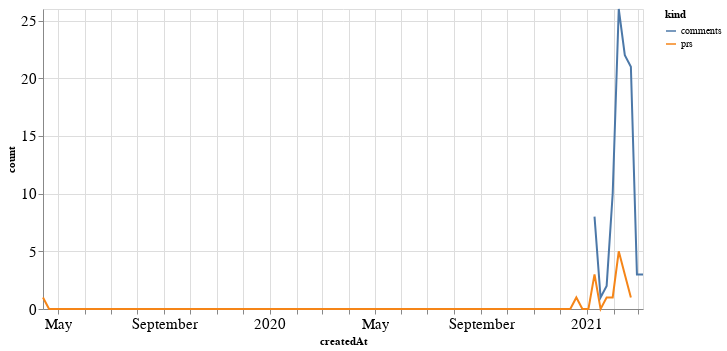

The cell this chart's notebook holds for it:
### Code cell
alt.Chart(total_time, width=600).mark_line().encode(
    x='createdAt',
    y='count',
    color='kind'
)

### Figure 1 — Vega-Lite specification as saved in the notebook (floating-point values rounded to 4 significant figures; data arrays with more than 128 entries replaced by an {"elided": "..."} marker saying what was removed)
{"config": {"axisLeft": {"labelFontSize": 15}, "axisBottom": {"labelFontSize": 15}}, "data": {"name": "data-3d72d101379e874d872757ca2d0d2061"}, "mark": "line", "encoding": {"color": {"type": "nominal", "field": "kind"}, "x": {"type": "temporal", "field": "createdAt"}, "y": {"type": "quantitative", "field": "count"}}, "width": 600, "$schema": "https://vega.github.io/schema/vega-lite/v4.8.1.json", "datasets": {"data-3d72d101379e874d872757ca2d0d2061": {"elided": "200 records"}}}
